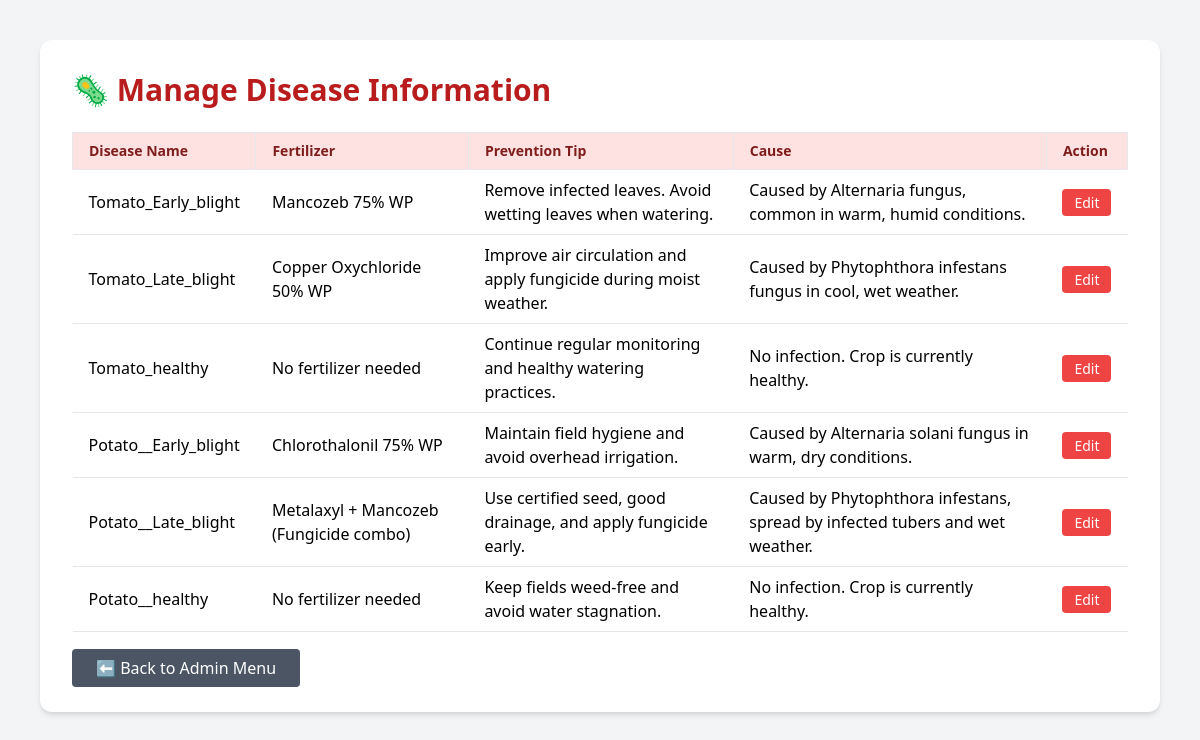
The app's page /admin-diseases (signed in) with its own data.
### tables this page shows
CREATE TABLE disease_info (
    disease_name TEXT PRIMARY KEY,
    fertilizer TEXT,
    prevention_tip TEXT,
    cause TEXT
);

### app.py (the view)
@app.route('/admin-diseases')
def admin_diseases():
    if 'admin' not in session:
        return redirect('/admin-login')
    conn = sqlite3.connect("crop_info.db")
    cursor = conn.cursor()
    cursor.execute("SELECT disease_name, fertilizer, prevention_tip, cause FROM disease_info")
    diseases = cursor.fetchall()
    conn.close()
    return render_template('admin_diseases.html', diseases=diseases)

### templates/admin_diseases.html (shortened to what this page needs)
<!DOCTYPE html>
<html lang="en">
<head>
  <link href="https://cdn.jsdelivr.net/npm/tailwindcss@2.2.19/dist/tailwind.min.css" rel="stylesheet">
</head>
<body class="bg-gray-100 min-h-screen p-10">
  <div class="max-w-6xl mx-auto bg-white p-8 rounded-xl shadow-md">
    <h2 class="text-3xl font-bold text-red-700 mb-6">🦠 Manage Disease Information</h2>
    <div class="overflow-x-auto">
      <table class="w-full border-collapse">
        <thead>
          <tr class="bg-red-100 text-left text-sm font-semibold text-red-900">
            <th class="px-4 py-2 border">Disease Name</th>
            <th class="px-4 py-2 border">Fertilizer</th>
            <th class="px-4 py-2 border">Prevention Tip</th>
            <th class="px-4 py-2 border">Cause</th>
            <th class="px-4 py-2 border">Action</th>
          </tr>
        </thead>
        <tbody>
          {% for disease in diseases %}
          <tr class="border-b hover:bg-gray-50">
            <td class="px-4 py-2">{{ disease[0] }}</td>
            <td class="px-4 py-2">{{ disease[1] }}</td>
            <td class="px-4 py-2">{{ disease[2] }}</td>
            <td class="px-4 py-2">{{ disease[3] }}</td>
            <td class="px-4 py-2">
              <a href="/edit-disease/{{ disease[0] }}" class="bg-red-500 hover:bg-red-600 text-white px-3 py-1 rounded text-sm">Edit</a>
            </td>
          </tr>
          {% endfor %}
        </tbody>
      </table>
    </div>
    <div class="mt-6">
      <a href="/admin-dashboard" class="bg-gray-600 text-white px-6 py-2 rounded hover:bg-gray-700">⬅ Back to Admin Menu</a>
    </div>
  </div>
</body>
</html>

### records on screen
disease_info: disease_name "Tomato_Early_blight", fertilizer "Mancozeb 75% WP", prevention_tip "Remove infected leaves. Avoid wetting leaves when watering.", cause "Caused by Alternaria fungus, common in warm, humid conditions."
disease_info: disease_name "Tomato_Late_blight", fertilizer "Copper Oxychloride 50% WP", prevention_tip "Improve air circulation and apply fungicide during moist weather.", cause "Caused by Phytophthora infestans fungus in cool, wet weather."
disease_info: disease_name "Tomato_healthy", fertilizer "No fertilizer needed", prevention_tip "Continue regular monitoring and healthy watering practices.", cause "No infection. Crop is currently healthy."
disease_info: disease_name "Potato__Early_blight", fertilizer "Chlorothalonil 75% WP", prevention_tip "Maintain field hygiene and avoid overhead irrigation.", cause "Caused by Alternaria solani fungus in warm, dry conditions."
disease_info: disease_name "Potato__Late_blight", fertilizer "Metalaxyl + Mancozeb (Fungicide combo)", prevention_tip "Use certified seed, good drainage, and apply fungicide early.", cause "Caused by Phytophthora infestans, spread by infected tubers and wet weather."
disease_info: disease_name "Potato__healthy", fertilizer "No fertilizer needed", prevention_tip "Keep fields weed-free and avoid water stagnation.", cause "No infection. Crop is currently healthy."
